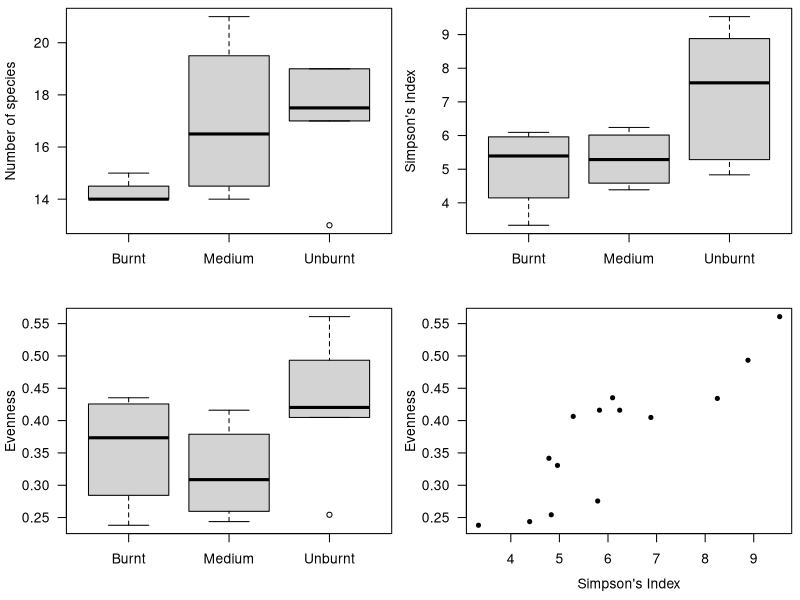
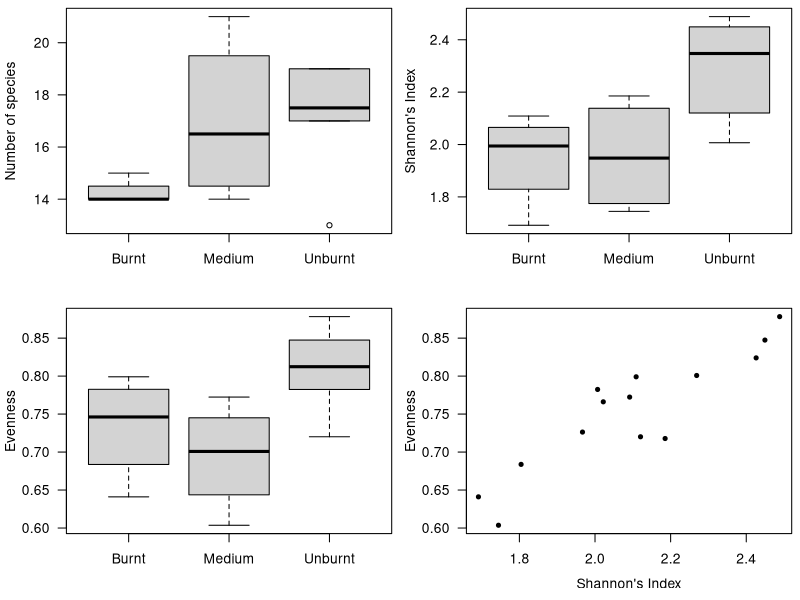
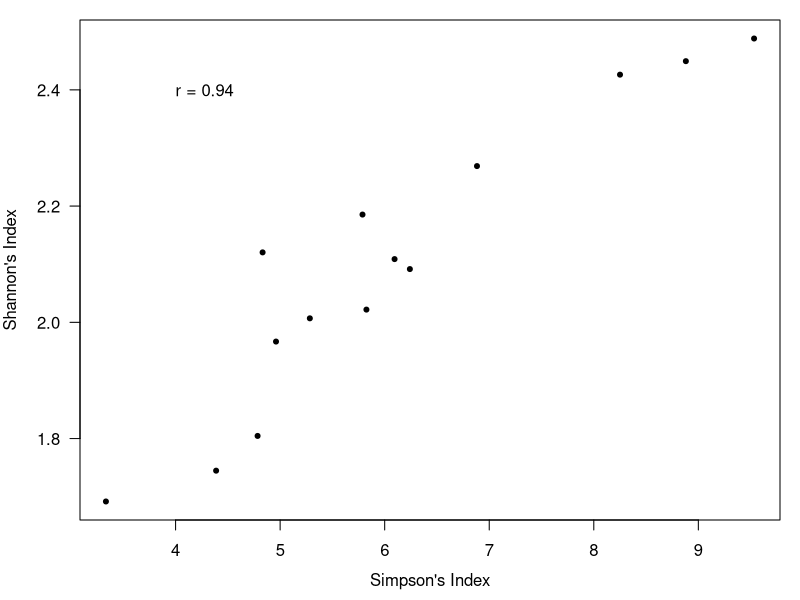
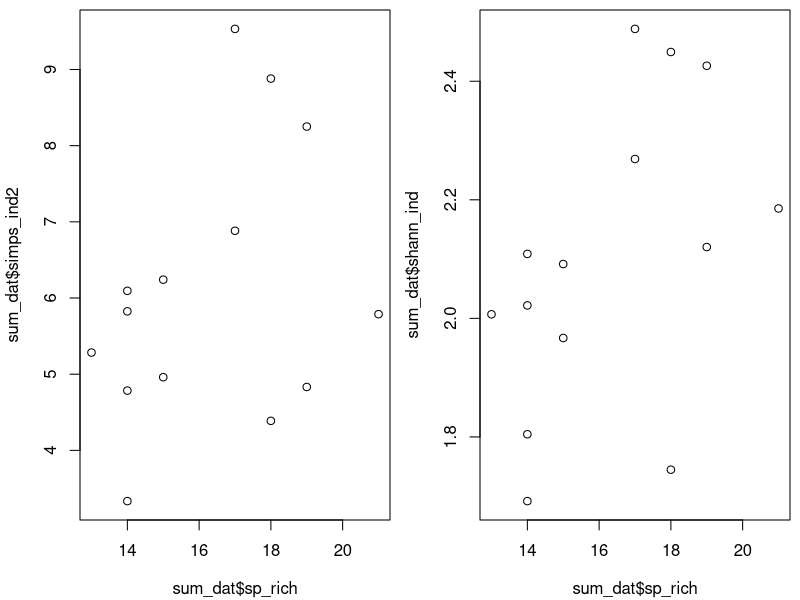
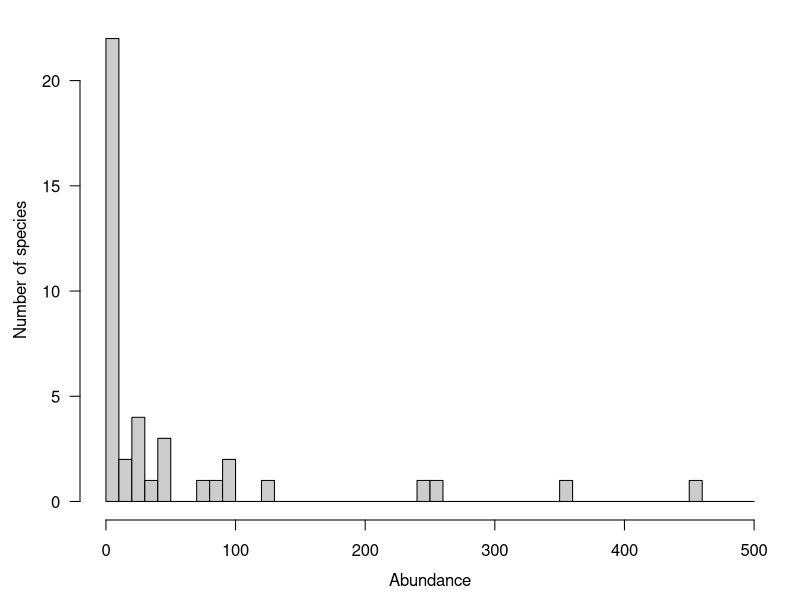
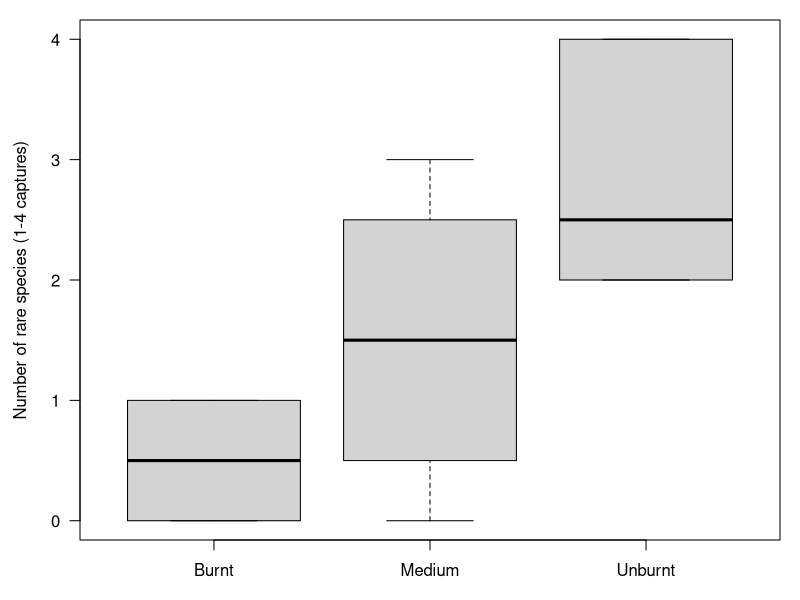
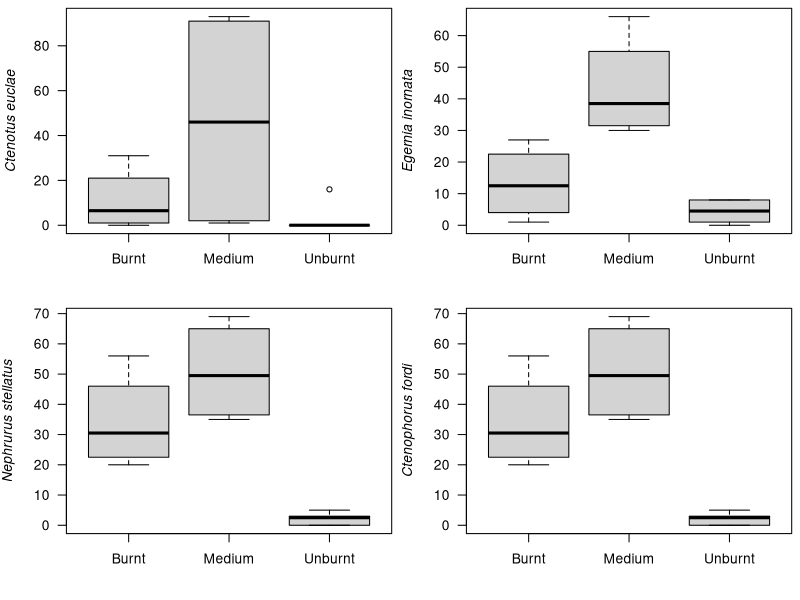

Here is the R script that generated these plots, in order:
# Ideas for Amber's project
# Feb 2023

# what can we tell about the influence of fire on rare species from comparing species richness to diversity estimates?

# how do diversity estimates which differ in their quantification of dominance and rarity compare? For example, is there stronger effects on the estimates which prioritise rarity?

# how does fire influence the overall abundance (pooled abundance) of 'rare' reptile species, classed as those with fewer than x captures?

# how does fire influence phylogenetic diversity? For example, are there a greater number of reptile families in unburnt mallee than burnt mallee? Does fire drive a phylogenetic simplification?

# how does fire influence functional rarity (sensu Violle et al. 2017, TREE)? We might not get this far... Just noting it down as an interesting aspect. 

# Following Rabinowitz (1981), we could look at rarity based on: geographic range, habitat specificity and local abundance. We've been talking about abundance-related rarity, but we could also look at geographical rarity - i.e. the proportion of sites in which each species occurs. Habitat specificity would have to be done through the literature. 

# For community ecology lecture
# March 2020

# Set up the data:

dat1<-read.table("sp_summaries.txt",header=T)
dat1$TSF2<-dat1$TSF^2
dat1$TSFscale<-scale(dat1$TSF,center=T,scale=T)
dat1$TSF2scale<-scale(dat1$TSF^2,center=T,scale=T)
dat1$obs_effect<-as.numeric(1:nrow(dat1))
dat1$effort<-as.numeric(dat1$effort)
head(dat1); dim(dat1)

# How many captures per location for each species?

spnames<-names(dat1[,9:(length(dat1)-4)])
names_lgth<-length(spnames)
caps<-matrix(data=NA,nrow=length(spnames),ncol=2)

for(i in 1:names_lgth){
  
  cols_thisrun<-colnames(dat1)==spnames[i]
  caps[i,]<-tapply(dat1[,cols_thisrun],dat1$location,sum, na.rm=T)
}
caps<-data.frame(sp=spnames,caps)
colnames(caps)<-c("sp",levels(dat1$location))
caps


# Set up a factor level which assigns each species to one of three groups: 1 = Hincks only, 2 = Pinks only, and 3 = both. The cut-off for analysis is >=28 Hincks and >=38 Pinks.

sites_tab<-data.frame(Hsites=length(which(table(dat1$site, dat1$location)[,1]>0)),Psites=length(which(table(dat1$site, dat1$location)[,2]>0)))

spnames2<-caps[,1]
lgth2<-length(caps[,1])
new.x<-matrix(data=NA,nrow=lgth2,ncol=1)

for (i in 1:lgth2){
  
  new.x[i,]<- if (caps[i,2]>=28 & caps[i,3]<38) 1 
  else if (caps[i,2]<28 & caps[i,3]>=38) 2
  else 3
}
caps$mod_type<-as.factor(new.x)
caps



# STANDARDISE THE DATA BY TRAP EFFORT (dat4). 

# This will turn the data into something like "the number of captures per 500 trap nights".

head(dat1)
lgth2<-length(caps[,1])
lgth5<-length(dat1$obs)
sp_cols<-dat1[,9:(length(dat1)-4)]
div<-matrix(data=NA, nrow=lgth5, ncol=lgth2)

for (i in 1:lgth2){
  div[,i]<-(sp_cols[,i]/dat1$effort)*500
  div[,i]<-round(div[,i],0)
}
div<-as.data.frame(div)
colnames(div)<-caps$sp

for(i in 1:lgth2){
  div[,i]<-as.integer(div[,i])
}
dat4<-data.frame(dat1[,1:8],div,dat1[(length(dat1)-3):length(dat1)])
head(dat1, 3)
head(dat4, 3)

compare<-data.frame(site=dat1$obs,raw=dat1$Pog,eff=dat1$effort,std=dat4$Pog)
head(compare)

# plot(compare$raw, compare$std)
# cor.test(compare$raw, compare$std)


# THE DATA:

# The mod_type can also be used to specify which data set to use:

# 1 = Hdat (Hincks only, all sites)
# 2 = Pdat (Pinks only, all sites)
# 3 = dat1 (both locations, all sites)

# 1:
Hdat<-dat4[dat4$location=="Hincks",]
Hdat<-droplevels(Hdat)
rownames(Hdat)<-1:nrow(Hdat)
Hdat$obs_effect<-as.numeric(1:nrow(Hdat))
head(Hdat)

# 2:
Pdat<-dat4[dat4$location=="Pinkawillinie",]
Pdat<-droplevels(Pdat)
rownames(Pdat)<-1:nrow(Pdat)
Pdat$obs_effect<-as.numeric(1:nrow(Pdat))
head(Pdat)

# 3: dat4
dat4$obs_effect<-as.numeric(1:nrow(dat4))
head(dat4)


head(Hdat)
levels(Hdat$site)

newH<-Hdat[-which(Hdat$site %in% c("I1", "I2", "I3", "I4", "I7")),]
newH<-droplevels(newH)
levels(newH$site)
head(newH); dim(newH)

comb_dat<-as.data.frame(apply(newH[,c(which(colnames(newH)=="A_ina"):which(colnames(newH)=="D_dam"))],2,function(x) aggregate(x~newH[,which(colnames(newH)=="site")],FUN=sum)))
comb_dat<-comb_dat[,grep(".x", colnames(comb_dat))]
colnames(comb_dat)<-colnames(newH)[which(colnames(newH)=="A_ina"):which(colnames(newH)=="D_dam")]
comb_dat<-comb_dat[,1:which(colnames(comb_dat)=="Pog")]
comb_dat<-data.frame(site=unique(as.character(newH[,which(colnames(newH)=="site")])),comb_dat)

# total abundance:
comb_dat$abund<-rowSums(comb_dat[,2:ncol(comb_dat)])

# species richness:
comb_dat$sp_rich<-rowSums(t(apply(comb_dat[,c(which(colnames(comb_dat)=="A_ina"):which(colnames(comb_dat)=="Pog"))],1,function(x) ifelse(x==0,0,1)))) 
head(comb_dat); dim(comb_dat)

# relative abundance:
rel_abund<-data.frame(site=comb_dat$site,round(apply(comb_dat[,c(which(colnames(comb_dat)=="A_ina"):which(colnames(comb_dat)=="Pog"))],2,function(x) x/comb_dat$abund),3), abund=comb_dat$abund, sp_rich=comb_dat$sp_rich)

# simpson's index:
rel_abund$simps_ind<-1-(rowSums(rel_abund[,c(which(colnames(rel_abund)=="A_ina"):which(colnames(rel_abund)=="Pog"))]^2))

# reciprocal simpson's index:
rel_abund$simps_recip<-1/rel_abund$simps_ind
head(rel_abund); dim(rel_abund)

library(vegan)
diversity(rel_abund[,c(which(colnames(rel_abund)=="A_ina"):which(colnames(rel_abund)=="Pog"))], index="simpson")

# barplot(rel_abund$simps_ind[c(3:6,1:2)])


# full data set:

dat2<-read.table("all_reptile_data.txt",header=T)
head(dat2)

# species abundance data:
sp_div<-as.data.frame.matrix(t(table(dat2$name, dat2$site)))
head(sp_div,3); dim(sp_div)

# standardise the data by trap effort:
head(dat1, 3)
rownames(sp_div)

xdat<-dat1[which(dat1$site %in% rownames(sp_div)),]
xdat$site; xdat$season
unique(dat2$season)
head(xdat, 3); dim(xdat)

eft<-data.frame(aggregate(xdat$effort~xdat$site, FUN=sum))
colnames(eft)<-c("site","effort")
eft

head(sp_div,3); dim(sp_div)
rownames(sp_div)==as.character(eft$site)

sdiv<-sp_div

# captures / 1000 trap nights
sp_div2<-round(apply(sdiv, 2, function(x) (x/eft$effort)*1000),0)
head(sp_div2, 3); dim(sp_div2)

# check that there are no zeros:
apply(sp_div2, 2, sum)

# site summaries:
sum_dat<-data.frame(site=rownames(sp_div2))

# total abundance:
sum_dat$abund<-rowSums(sp_div2)

# species richness:
sum_dat$sp_rich<-apply(sp_div2,1,function(x) length(which(x>0)))

# relative abundance:
rel_abund2<-apply(sp_div2, 2, function(x) x/sum_dat$abund)
head(rel_abund2,3); dim(rel_abund2)

# simpson's index:
sum_dat$simps_ind<-rowSums(rel_abund2^2)

# simpson's index:
sum_dat$simps_ind2<-1/rowSums(rel_abund2^2)

# evenness, from Simpson's:
sum_dat$even<-sum_dat$simps_ind2/sum_dat$sp_rich

# shannon's index:
log_relab<-log(rel_abund2)
log_relab<-t(apply(log_relab,1,function(x) ifelse(is.infinite(x)==T,0,x)))

sum_dat$shann_ind<--rowSums(rel_abund2*log_relab)

# evenness, from Shannon's:
sum_dat$Hmax<-log(sum_dat$sp_rich)
sum_dat$even2<-sum_dat$shann_ind/sum_dat$Hmax

# check simpson against vegan calc:
# plot(sum_dat$simps_ind,diversity(rel_abund2, index="simpson"))
cor.test(sum_dat$simps_ind2,diversity(rel_abund2, index="simpson"))

# check shannon against vegan calc:
# plot(sum_dat$shann_ind,diversity(rel_abund2, index="shannon"))
cor.test(sum_dat$shann_ind,diversity(rel_abund2, index="shannon"))

specnumber(rel_abund2)==sum_dat$sp_rich

sum_dat$fire_cat<-factor(c(rep("Unburnt",2),rep("Burnt",2),rep("Medium",2),rep("Burnt",2),rep("Unburnt",4),rep("Medium",2)),levels=c("Burnt","Medium","Unburnt"))
head(sum_dat); dim(sum_dat)


### simpson's index:

quartz("", 8,8, dpi=80, pointsize=16)
par(mfrow=c(2,2), mar=c(4,4,0.5,0.5), mgp=c(2.9,1,0))
plot(sum_dat$fire_cat, sum_dat$sp_rich, xlab="", las=1, ylab="Number of species")
plot(sum_dat$fire_cat, sum_dat$simps_ind2, xlab="", las=1, ylab="Simpson's Index")

plot(sum_dat$fire_cat, sum_dat$even, xlab="", las=1, ylab="Evenness")
plot(sum_dat$simps_ind2, sum_dat$even, xlab="", las=1, ylab="Evenness", pch=20)
title(xlab="Simpson's Index",mgp=c(2.5,1,0))

### shannon's index:

quartz("", 8,8, dpi=80, pointsize=16)
par(mfrow=c(2,2), mar=c(4,4,0.5,0.5), mgp=c(2.9,1,0))

plot(sum_dat$fire_cat, sum_dat$sp_rich, xlab="", las=1, ylab="Number of species")

plot(sum_dat$fire_cat, sum_dat$shann_ind, xlab="", las=1, ylab="Shannon's Index")

plot(sum_dat$fire_cat, sum_dat$even2, xlab="", las=1, ylab="Evenness")

plot(sum_dat$shann_ind, sum_dat$even2, xlab="", las=1, ylab="Evenness", pch=20)
title(xlab="Shannon's Index",mgp=c(2.5,1,0))

# compare simpson and shannon:

quartz("", 6,6, dpi=70, pointsize=20)
par(mfrow=c(1,1), mar=c(4,4,1,1))
plot(sum_dat$simps_ind2, sum_dat$shann_ind, xlab="", las=1, ylab="Shannon's Index", pch=20)
text(4, 2.4,paste("r = ",round(cor.test(sum_dat$simps_ind2, sum_dat$shann_ind)$estimate,2),sep=""), adj=0)
title(xlab="Simpson's Index",mgp=c(2.5,1,0))


# simpson's index should be less related to richness than shannon:
# shannon index puts more weight on species richness - rare species count more
# simpson's index puts more weight on dominance - dominant species count more
cor.test(sum_dat$simps_ind2, sum_dat$sp_rich)
cor.test(sum_dat$shann_ind, sum_dat$sp_rich)

quartz("", 8,4, dpi=80, pointsize=16)
par(mfrow=c(1,2), mar=c(4,4,0.5,0.5), mgp=c(2.9,1,0))

plot(sum_dat$sp_rich, sum_dat$simps_ind2)
plot(sum_dat$sp_rich, sum_dat$shann_ind)



# but since the simpson index is a measure of dominance, should it have a stronger relationship (confounding?) with evenness? No, they're the same:
cor.test(sum_dat$simps_ind2, sum_dat$even)
cor.test(sum_dat$shann_ind, sum_dat$even2)



# Rank abundance:
# plot(sum_dat$simps_ind, sum_dat$shann_ind)

head(rel_abund,3); dim(rel_abund)
head(sp_div2, 3); dim(sp_div2)

sp_abund<-data.frame(species=names(colSums(sp_div2)), total_abund=colSums(sp_div2))
sp_abund<-sp_abund[order(sp_abund$total_abund),]
rownames(sp_abund)<-1:nrow(sp_abund)
head(sp_abund); dim(sp_abund)

quartz("",12,4,pointsize=16)
par(mar=c(4,4,1,1), mgp=c(2.5,1,0))
hist(sp_abund$total_abund, breaks=seq(0,500,by=10), main="", ylab="Number of species", xlab="",las=1, col="grey80")
title(xlab="Abundance", mgp=c(2.5,1,0))


# how many rare species in each fire category?
rare_sp<-as.character(sp_abund$species[sp_abund$total_abund<5])
sp_div3<-sp_div2[,rare_sp]

sum_dat$rare_sp<-apply(sp_div3, 1, function(x) length(which(x>0)))

quartz("", 6,6, dpi=70, pointsize=20)
par(mfrow=c(1,1), mar=c(3,4,1,1), mgp=c(2.5,1,0))
plot(sum_dat$fire_cat, sum_dat$rare_sp, xlab="", ylab="Number of rare species (1-4 captures)", las=1)

# plot(sum_dat$simps_ind2, sum_dat$rare_sp)
# plot(sum_dat$shann_ind, sum_dat$rare_sp)

cor.test(sum_dat$shann_ind, sum_dat$rare_sp)
cor.test(sum_dat$simps_ind2, sum_dat$rare_sp)

colnames(sp_div2)


# how many dominant (high abundance) species in each fire category?
dom_sp<-as.character(sp_abund$species[sp_abund$total_abund>200])
sp_div4<-sp_div2[,dom_sp]

sp_div5<-data.frame(sp_div4)
sp_div5$site<-rownames(sp_div4)
rownames(sp_div5)<-1:nrow(sp_div5)

sdat<-data.frame(site=sum_dat$site,fire_cat=sum_dat$fire_cat)

sp_div5<-merge(sp_div5, sdat)


quartz("", 8,8, dpi=80, pointsize=16)
par(mfrow=c(2,2), mar=c(4,4,0.5,0.5), mgp=c(2.9,1,0))
plot(sp_div5$fire_cat, sp_div5$C_euc, las=1, xlab="", ylab=expression(italic("Ctenotus euclae")))
plot(sp_div5$fire_cat, sp_div5$E_in, las=1, xlab="", ylab=expression(italic("Egernia inornata")))
plot(sp_div5$fire_cat, sp_div5$N_stel, las=1, xlab="", ylab=expression(italic("Nephrurus stellatus")))
plot(sp_div5$fire_cat, sp_div5$N_stel, las=1, xlab="", ylab=expression(italic("Ctenophorus fordi")))


# analyse

head(sum_dat)
sum_dat$location<-NA
sum_dat$location[grep("H",sum_dat$site)]<-"Hincks"
sum_dat$location[grep("P",sum_dat$site)]<-"Pinks"

m1<-lm(shann_ind~fire_cat+location, data=sum_dat)
summary(m1)
anova(m1)

library(lme4)

c1<-matrix(data=c(rep(5,4),c(16,1,1,2)), nrow=2, byrow=T)
c1
diversity(c1, index="shannon")





